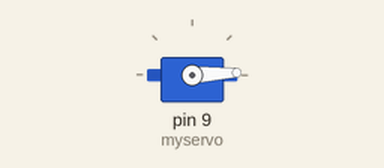
This sketch was run on a simulated Arduino Uno, built with avr-gcc and run on an emulated ATmega328P. Shown: servo.

Above: at 0.05 s.
At 0.7 s:
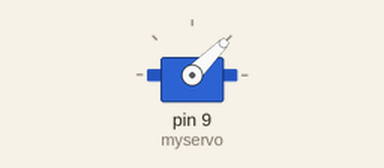
At 1.35 s:
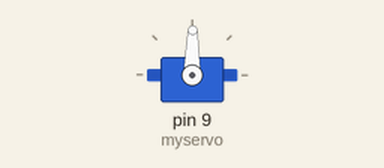
At 2.7 s:
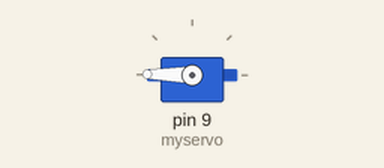
Timing chart, 0 to 6.3 s (numbered marks = the images above):
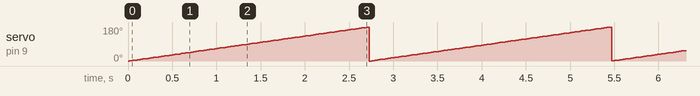

Measured:
- by itself, servo on pin 9 (myservo): ramps from 0° to 180° and jumps back, once every 2.7 s

The sketch:

sketch_apr01a.ino
```cpp
#include <Servo.h>

Servo myservo;
int pos = 0;

void setup() {
  // put your setup code here, to run once:
  myservo.attach (9);
}

void loop() {
  // put your main code here, to run repeatedly:
    for (pos=0; pos<=180; pos+=1){
    myservo.write(pos);
    delay(15);
  }
 for (pos=0; pos>=180; pos-=1) {
  myservo.write(pos);
  delay(15);
 }
}
```
